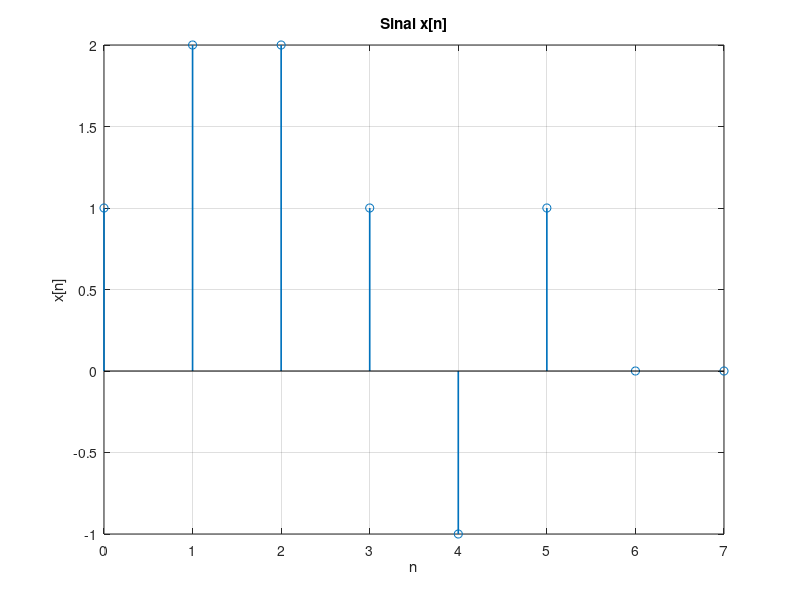

MATLAB code to generate this figure: (Note: this script raises an error after producing the figure.)
%% Roteiro de Laboratorio - Equacoes de diferencas e resposta impulsiva
% Resolucao completa das Atividades 1, 2, 3 e 4.
% Execute este script inteiro no MATLAB.

clear; clc; close all;

%% Atividade 1
% a) Sinal x[n] conforme o grafico (n = 0...7)
n = 0:7;
x = [1 2 2 1 -1 1 0 0];

figure('Name','Atividade 1');
stem(n, x, 'o', 'LineWidth', 1.2); grid on;
xlabel('n'); ylabel('x[n]');
title('Sinal x[n]');

% b) Sistema dado por:
% y[n] = x[n] + 0.6x[n-1] + 0.36x[n-2] + 0.216x[n-3]
b = [1 0.6 0.36 0.216];
y1 = filtro_fir_por_equacao(x, b);
ny1 = 0:length(y1)-1;

% c) Plot de x[n] e y[n] na mesma figura
figure('Name','Atividade 1 - x[n] e y[n]');
stem(n, x, 'o', 'LineWidth', 1.2); hold on;
stem(ny1, y1, 'x', 'LineWidth', 1.2);
grid on;
xlabel('n'); ylabel('Amplitude');
title('Comparacao de x[n] e y[n]');
legend('x[n]', 'y[n]', 'Location', 'best');

%% Atividade 2
% a) Resposta impulsiva do sistema da Atividade 1
h = b;
nh = 0:length(h)-1;

figure('Name','Atividade 2a - h[n]');
stem(nh, h, 'filled', 'LineWidth', 1.2); grid on;
xlabel('n'); ylabel('h[n]');
title('Resposta impulsiva h[n]');

% b) Saida por soma das respostas aos impulsos (convolucao manual)
y2 = convolucao_por_soma_de_impulsos(x, h);
ny2 = 0:length(y2)-1;

% c) Plot de y[n] e comparacao com a Atividade 1
figure('Name','Atividade 2c - comparacao y1 e y2');
stem(ny1, y1, 'o', 'LineWidth', 1.2); hold on;
stem(ny2, y2, 'x', 'LineWidth', 1.2);
grid on;
xlabel('n'); ylabel('Amplitude');
title('Saida por equacao de diferencas vs soma de respostas impulsivas');
legend('y1[n] (Ativ. 1)', 'y2[n] (Ativ. 2)', 'Location', 'best');

erro_max = max(abs(y1(:) - y2(:)));
fprintf('Atividade 2: erro maximo |y1 - y2| = %.12f\n', erro_max);

%% Atividade 3
% a) Obter audio:
% - se existir arquivo em audioFile, usa audioread
% - senao grava 5 s via microfone
audioFile = 'audio.mp3';
duracaoSeg = 5;
FsGrav = 44100;

if isfile(audioFile)
    [xAudio, Fs] = audioread(audioFile);
    fprintf('Audio lido de arquivo: %s\n', audioFile);
else
    fprintf('Arquivo %s nao encontrado. Gravando %d s...\n', audioFile, duracaoSeg);
    recObj = audiorecorder(FsGrav, 16, 1);
    recordblocking(recObj, duracaoSeg);
    xAudio = getaudiodata(recObj);
    Fs = FsGrav;
    fprintf('Gravacao finalizada.\n');
end

% Se vier estereo, converte para mono
if size(xAudio, 2) == 2
    xAudio = mean(xAudio, 2);
end

% Normaliza para evitar clipping no processamento/reproducao
if max(abs(xAudio)) > 0
    xAudio = xAudio / max(abs(xAudio));
end

% b) Criar h[n] para 5 ecos com atenuacao 0.6 e atraso 0.4 s
numEcos = 5;
Aeco = 0.6;
atrasoSeg = 0.4;
D = round(atrasoSeg * Fs);  % atraso em amostras

hEco = zeros(D * numEcos + 1, 1);
for k = 0:numEcos
    hEco(1 + k * D) = Aeco^k;
end

figure('Name','Atividade 3b - hEco[n]');
stem(0:length(hEco)-1, hEco, '.'); grid on;
xlabel('n'); ylabel('hEco[n]');
title('Resposta impulsiva do efeito de eco (5 ecos)');

% c) Aplicar no audio usando algoritmo da Atividade 2 (convolucao por impulsos)
yEco = convolucao_por_soma_de_impulsos(xAudio(:).', hEco(:).');
yEco = yEco(:);
if max(abs(yEco)) > 0
    yEco = yEco / max(abs(yEco));
end

fprintf('Reproduzindo audio original...\n');
sound(xAudio, Fs);
pause(length(xAudio)/Fs + 0.5);

fprintf('Reproduzindo audio com eco (Atividade 3)...\n');
sound(yEco, Fs);
pause(length(yEco)/Fs + 0.5);

%% Atividade 4
% Sistema recursivo: y[n] = x[n] + A * y[n - D]
% Para eco parecido com a Atividade 3:
% A = 0.6 e D = round(0.4*Fs)
A = 0.6;
Drec = D;

% Adiciona cauda para ouvir repeticoes apos o fim do audio original
cauda = zeros(Drec * 5, 1);
xPad = [xAudio; cauda];

yRec = eco_recursivo(xPad, A, Drec);
if max(abs(yRec)) > 0
    yRec = yRec / max(abs(yRec));
end

fprintf('Reproduzindo audio com eco recursivo (Atividade 4)...\n');
sound(yRec, Fs);
pause(length(yRec)/Fs + 0.5);

fprintf('\nResumo:\n');
fprintf('- Ativ. 2 confirmou y1 = y2 (erro maximo numerico pequeno).\n');
fprintf('- Ativ. 4: efeito de eco semelhante com A = %.2f e D = %d amostras (~%.3f s).\n', ...
    A, Drec, Drec/Fs);

%% Funcoes locais
function y = filtro_fir_por_equacao(x, b)
% Calcula y[n] = sum_k b(k+1)*x[n-k], com x fora do intervalo igual a 0.
x = x(:).';
M = length(b);
N = length(x);
y = zeros(1, N + M - 1);

for n = 1:(N + M - 1)
    acc = 0;
    for k = 1:M
        idx = n - (k - 1);
        if idx >= 1 && idx <= N
            acc = acc + b(k) * x(idx);
        end
    end
    y(n) = acc;
end
end

function y = convolucao_por_soma_de_impulsos(x, h)
% Implementa y = x * h pela soma das respostas de cada impulso de x.
x = x(:).';
h = h(:).';
Nx = length(x);
Nh = length(h);
y = zeros(1, Nx + Nh - 1);

for i = 1:Nx
    y(i:i+Nh-1) = y(i:i+Nh-1) + x(i) * h;
end
end

function y = eco_recursivo(x, A, D)
% Implementa y[n] = x[n] + A*y[n-D] (causal, com y[n<0] = 0).
x = x(:);
N = length(x);
y = zeros(N,1);

for n = 1:N
    y(n) = x(n);
    if n - D > 0
        y(n) = y(n) + A * y(n - D);
    end
end
end
